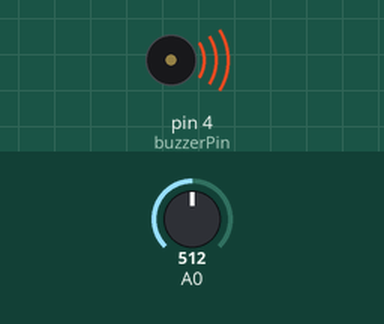
Bench run of a sketch on a simulated Arduino Uno, built with avr-gcc and run on an emulated ATmega328P. On the bench: buzzer (waves = sounding). The test bench sets the inputs (shaded band); at power-on: A0 = 512. What the sketch prints to the serial monitor is not drawn.

Above: at 0.1 s.
Timing chart, 0 to 1.6 s (numbered marks = the images above):
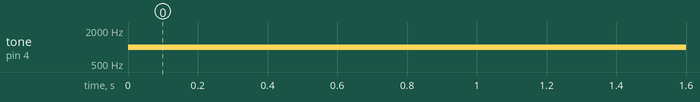

The sketch:

pruebaTone.ino
```cpp
const int buzzerPin = 4;
int MicVolume = 0;

void setup() {
  Serial.begin(115200);
  pinMode (buzzerPin,OUTPUT);
}

void loop() {

  tone(buzzerPin,1000);
  delay(0);
  MicVolume = (analogRead(0));
  Serial.println(MicVolume);
  delay(0);
}
```

Measured:
- by itself, tone on pin 4 (buzzerPin): silent → 1000 Hz at 0.00 s
